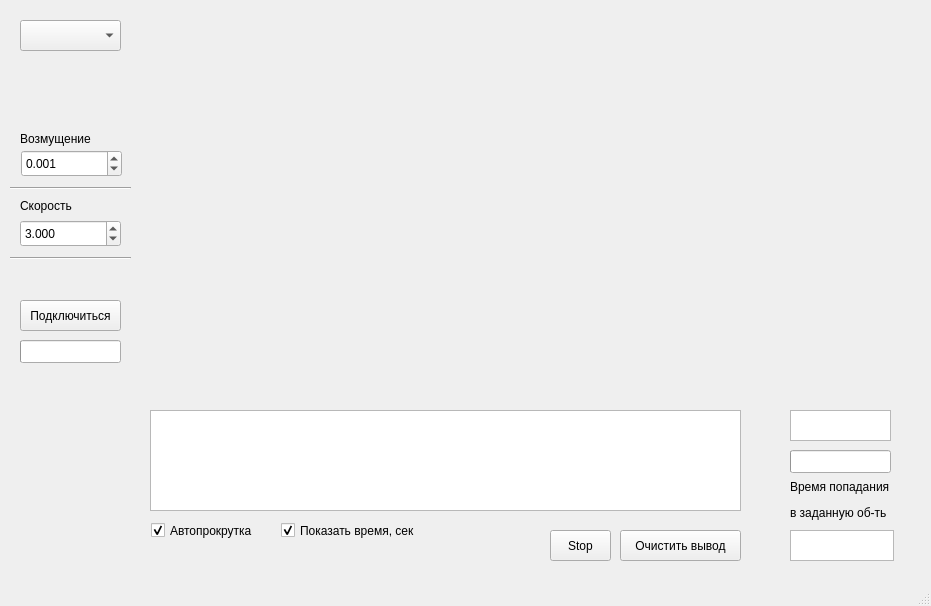
<?xml version="1.0" encoding="UTF-8"?>
<ui version="4.0">
 <class>MainWindow</class>
 <widget class="QMainWindow" name="MainWindow">
  <property name="geometry">
   <rect>
    <x>0</x>
    <y>0</y>
    <width>931</width>
    <height>606</height>
   </rect>
  </property>
  <property name="windowTitle">
   <string>MainWindow</string>
  </property>
  <widget class="QWidget" name="centralwidget">
   <widget class="QComboBox" name="comboBox">
    <property name="geometry">
     <rect>
      <x>20</x>
      <y>20</y>
      <width>101</width>
      <height>31</height>
     </rect>
    </property>
   </widget>
   <widget class="QTextEdit" name="textEdit">
    <property name="geometry">
     <rect>
      <x>150</x>
      <y>410</y>
      <width>591</width>
      <height>101</height>
     </rect>
    </property>
    <property name="font">
     <font>
      <family>Monospace</family>
     </font>
    </property>
   </widget>
   <widget class="QPushButton" name="connectButton">
    <property name="geometry">
     <rect>
      <x>20</x>
      <y>300</y>
      <width>101</width>
      <height>31</height>
     </rect>
    </property>
    <property name="text">
     <string>Подключиться</string>
    </property>
   </widget>
   <widget class="QProgressBar" name="progressBar">
    <property name="geometry">
     <rect>
      <x>20</x>
      <y>340</y>
      <width>101</width>
      <height>23</height>
     </rect>
    </property>
    <property name="value">
     <number>0</number>
    </property>
    <property name="alignment">
     <set>Qt::AlignCenter</set>
    </property>
    <property name="textVisible">
     <bool>false</bool>
    </property>
    <property name="orientation">
     <enum>Qt::Horizontal</enum>
    </property>
    <property name="invertedAppearance">
     <bool>false</bool>
    </property>
    <property name="textDirection">
     <enum>QProgressBar::TopToBottom</enum>
    </property>
   </widget>
   <widget class="QDoubleSpinBox" name="speedBox">
    <property name="geometry">
     <rect>
      <x>20</x>
      <y>220</y>
      <width>101</width>
      <height>27</height>
     </rect>
    </property>
    <property name="decimals">
     <number>3</number>
    </property>
    <property name="minimum">
     <double>-5.000000000000000</double>
    </property>
    <property name="singleStep">
     <double>0.050000000000000</double>
    </property>
    <property name="value">
     <double>3.000000000000000</double>
    </property>
   </widget>
   <widget class="QCheckBox" name="autoScrolBox">
    <property name="enabled">
     <bool>true</bool>
    </property>
    <property name="geometry">
     <rect>
      <x>151</x>
      <y>515</y>
      <width>121</width>
      <height>31</height>
     </rect>
    </property>
    <property name="text">
     <string>Автопрокрутка</string>
    </property>
    <property name="checked">
     <bool>true</bool>
    </property>
   </widget>
   <widget class="QCheckBox" name="timeShowBox">
    <property name="geometry">
     <rect>
      <x>281</x>
      <y>515</y>
      <width>171</width>
      <height>31</height>
     </rect>
    </property>
    <property name="text">
     <string>Показать время, сек</string>
    </property>
    <property name="checked">
     <bool>true</bool>
    </property>
   </widget>
   <widget class="QPushButton" name="clearButton">
    <property name="geometry">
     <rect>
      <x>620</x>
      <y>530</y>
      <width>121</width>
      <height>31</height>
     </rect>
    </property>
    <property name="text">
     <string>Очистить вывод</string>
    </property>
   </widget>
   <widget class="QLabel" name="label">
    <property name="geometry">
     <rect>
      <x>20</x>
      <y>190</y>
      <width>61</width>
      <height>31</height>
     </rect>
    </property>
    <property name="text">
     <string>Скорость</string>
    </property>
   </widget>
   <widget class="QPushButton" name="stopButton">
    <property name="geometry">
     <rect>
      <x>550</x>
      <y>530</y>
      <width>61</width>
      <height>31</height>
     </rect>
    </property>
    <property name="text">
     <string>Stop</string>
    </property>
   </widget>
   <widget class="QDoubleSpinBox" name="devBox">
    <property name="geometry">
     <rect>
      <x>21</x>
      <y>150</y>
      <width>101</width>
      <height>27</height>
     </rect>
    </property>
    <property name="decimals">
     <number>3</number>
    </property>
    <property name="minimum">
     <double>-100.000000000000000</double>
    </property>
    <property name="maximum">
     <double>100.000000000000000</double>
    </property>
    <property name="singleStep">
     <double>0.001000000000000</double>
    </property>
    <property name="value">
     <double>0.001000000000000</double>
    </property>
   </widget>
   <widget class="QLabel" name="label_2">
    <property name="geometry">
     <rect>
      <x>20</x>
      <y>130</y>
      <width>91</width>
      <height>18</height>
     </rect>
    </property>
    <property name="text">
     <string>Возмущение</string>
    </property>
   </widget>
   <widget class="Line" name="line">
    <property name="geometry">
     <rect>
      <x>10</x>
      <y>180</y>
      <width>121</width>
      <height>16</height>
     </rect>
    </property>
    <property name="orientation">
     <enum>Qt::Horizontal</enum>
    </property>
   </widget>
   <widget class="Line" name="line_2">
    <property name="geometry">
     <rect>
      <x>10</x>
      <y>250</y>
      <width>121</width>
      <height>16</height>
     </rect>
    </property>
    <property name="orientation">
     <enum>Qt::Horizontal</enum>
    </property>
   </widget>
   <widget class="QCustomPlot" name="widget" native="true">
    <property name="geometry">
     <rect>
      <x>130</x>
      <y>20</y>
      <width>381</width>
      <height>371</height>
     </rect>
    </property>
   </widget>
   <widget class="QProgressBar" name="PBIsInside">
    <property name="geometry">
     <rect>
      <x>790</x>
      <y>450</y>
      <width>101</width>
      <height>23</height>
     </rect>
    </property>
    <property name="value">
     <number>0</number>
    </property>
    <property name="alignment">
     <set>Qt::AlignCenter</set>
    </property>
    <property name="textVisible">
     <bool>false</bool>
    </property>
    <property name="orientation">
     <enum>Qt::Horizontal</enum>
    </property>
    <property name="invertedAppearance">
     <bool>false</bool>
    </property>
    <property name="textDirection">
     <enum>QProgressBar::TopToBottom</enum>
    </property>
   </widget>
   <widget class="QTextEdit" name="textEdit_PassedTheTest">
    <property name="geometry">
     <rect>
      <x>790</x>
      <y>410</y>
      <width>101</width>
      <height>31</height>
     </rect>
    </property>
   </widget>
   <widget class="QTextEdit" name="textEdit_Time">
    <property name="geometry">
     <rect>
      <x>790</x>
      <y>530</y>
      <width>104</width>
      <height>31</height>
     </rect>
    </property>
   </widget>
   <widget class="QLabel" name="label_3">
    <property name="geometry">
     <rect>
      <x>790</x>
      <y>470</y>
      <width>201</width>
      <height>61</height>
     </rect>
    </property>
    <property name="text">
     <string>&lt;html&gt;&lt;head/&gt;&lt;body&gt;&lt;p&gt;Время попадания &lt;/p&gt;&lt;p&gt;в заданную об-ть&lt;/p&gt;&lt;/body&gt;&lt;/html&gt;</string>
    </property>
   </widget>
   <widget class="QCustomPlot" name="widget_2" native="true">
    <property name="geometry">
     <rect>
      <x>530</x>
      <y>20</y>
      <width>381</width>
      <height>371</height>
     </rect>
    </property>
   </widget>
  </widget>
  <widget class="QMenuBar" name="menubar">
   <property name="geometry">
    <rect>
     <x>0</x>
     <y>0</y>
     <width>931</width>
     <height>28</height>
    </rect>
   </property>
  </widget>
  <widget class="QStatusBar" name="statusbar"/>
 </widget>
 <customwidgets>
  <customwidget>
   <class>QCustomPlot</class>
   <extends>QWidget</extends>
   <header>qcustomplot.h</header>
   <container>1</container>
  </customwidget>
 </customwidgets>
 <resources/>
 <connections/>
</ui>
